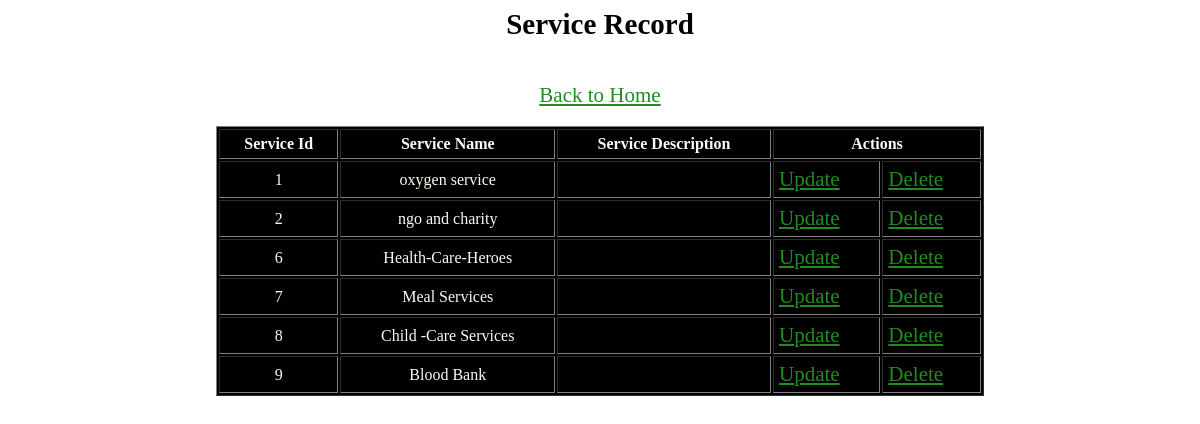
The app's page /display_service.php, older data.
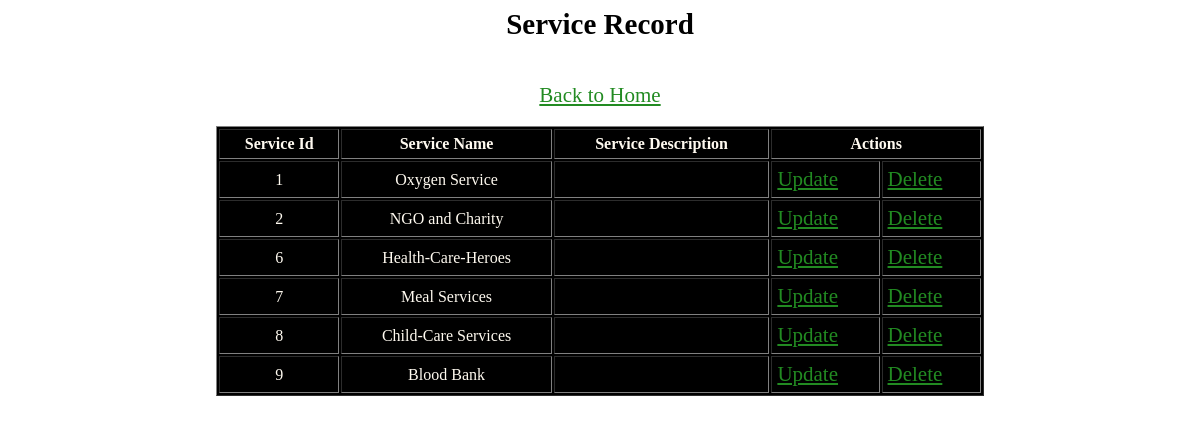
The same page, newer data.
### tables this page shows
CREATE TABLE `service` (
  `service_id` int(23) NOT NULL,
  `name` varchar(23) NOT NULL,
  `description` varchar(28) NOT NULL
);

### display_service.php (the view, shortened to what this page needs)
<?php
include("connection.php");?>
<h2 style="font-size:29px;"><center>Service Record</center></h2><br>
<center><a href="menu.html">Back to Home </a></center><br>
<!DOCTYPE html>
<html>
<head>
</head>
<body>
</body>
</html>
<table width = "80%" border="1" cellspacing="2" cellpadding="5" align="center" style="background-color:black; color:floralwhite;">
	<tr>
		<td align="center"><strong>Service Id</strong></td>
		<td align="center"><strong>Service Name</strong></td>
		<td align="center"><strong>Service Description</strong></td>
		<td colspan="2"><strong><center>Actions</center></strong></td>
	</tr>
    <?php
		$sql = "SELECT * FROM `service`";
		$result = mysqli_query($link,$sql);
		if(mysqli_num_rows($result) > 0)
		{
			while($row = mysqli_fetch_assoc($result))
			{
				echo "<tr>";
				echo "<td align = 'center'>".$row["service_id"]."</td>";
				echo "<td align = 'center'>".$row["name"]."</td>";
				echo "<td align = 'center'>".$row["description"]."</td>";
				echo "<td><a href='update_service_form.php?id=".$row['service_id']."'>Update</a></td>";
				echo "<td><a href='delete_service.php?id=".$row['service_id']."'>Delete</a></td>";
				echo "</tr>";
			}
		}
     ?>
</table>

### display_service.php (style rules this page uses)
a { color: forestgreen; font-size: 21px; }
body { background-image: url("https://p1.pxfuel.com/preview/312/952/22/white-structure-texture-background-ceiling-whitish.jpg"); background-position: center; background-size: cover; height: 700px; margin-left: 10%; margin-right: 10%; }

Row changes from the older to the newer data that the page shows:
changed service id 1: name "oxygen service" → "Oxygen Service"
changed service id 2: name "ngo and charity" → "NGO and Charity"
changed service id 8: name "Child -Care Services" → "Child-Care Services"
